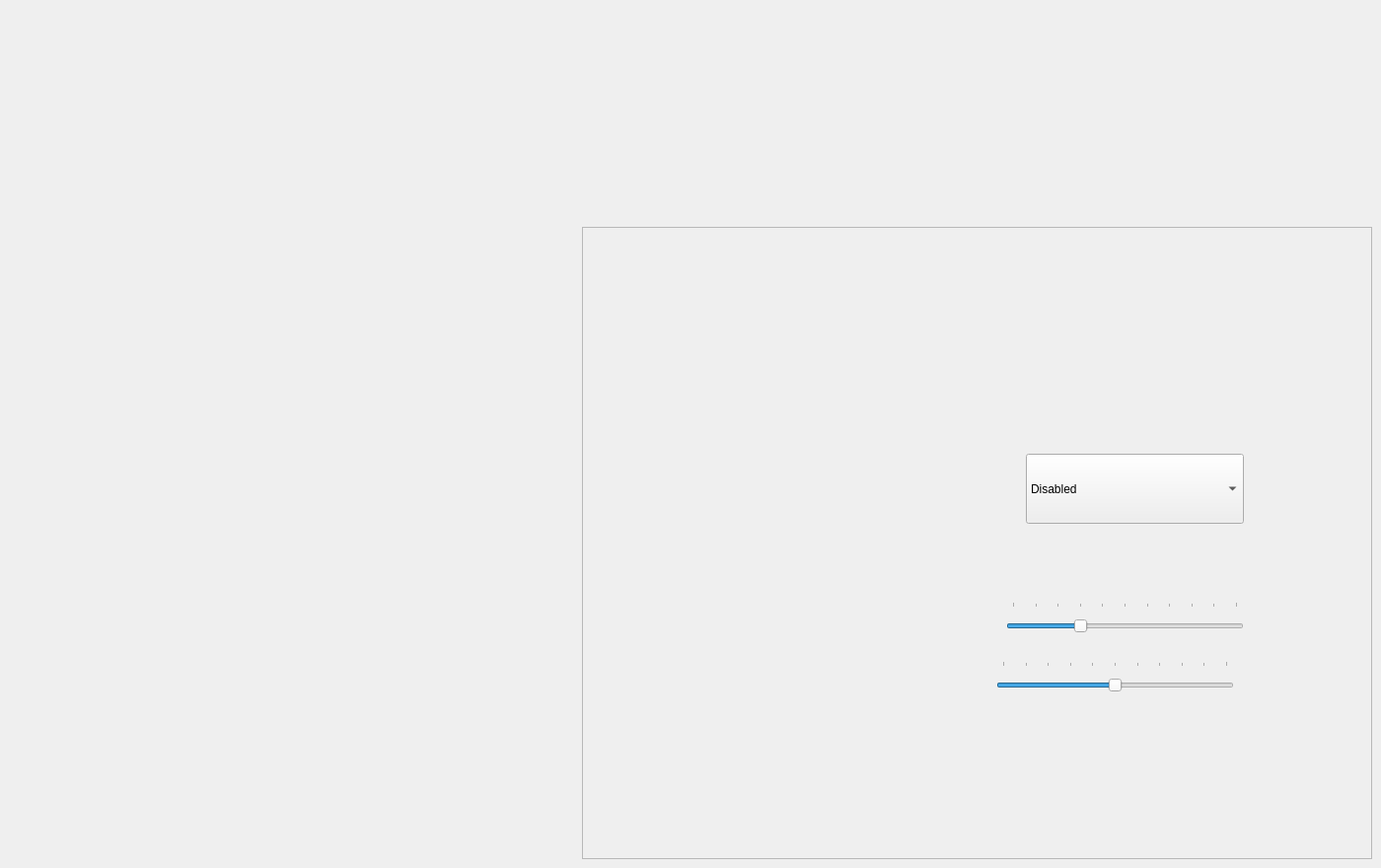
    <widget class="MainPage" name="settingsPage">
     <property name="sizePolicy">
      <sizepolicy hsizetype="Expanding" vsizetype="Expanding">
       <horstretch>0</horstretch>
       <verstretch>0</verstretch>
      </sizepolicy>
     </property>
     <property name="minimumSize">
      <size>
       <width>1280</width>
       <height>720</height>
      </size>
     </property>
     <property name="maximumSize">
      <size>
       <width>3840</width>
       <height>2160</height>
      </size>
     </property>
     <property name="styleSheet">
      <string notr="true"/>
     </property>
     <widget class="QFrame" name="settingsBackgroundFrame">
      <property name="geometry">
       <rect>
        <x>590</x>
        <y>230</y>
        <width>801</width>
        <height>641</height>
       </rect>
      </property>
      <property name="styleSheet">
       <string notr="true">QFrame {
	
	border-image: url(:/resources/settingsBackground.png);
}</string>
      </property>
      <property name="frameShape">
       <enum>QFrame::Shape::StyledPanel</enum>
      </property>
      <property name="frameShadow">
       <enum>QFrame::Shadow::Raised</enum>
      </property>
      <widget class="QComboBox" name="colourblindModeBox">
       <property name="geometry">
        <rect>
         <x>450</x>
         <y>230</y>
         <width>221</width>
         <height>71</height>
        </rect>
       </property>
       <item>
        <property name="text">
         <string>Disabled</string>
        </property>
       </item>
       <item>
        <property name="text">
         <string>Protanopia</string>
        </property>
       </item>
       <item>
        <property name="text">
         <string>Deuternopia</string>
        </property>
       </item>
       <item>
        <property name="text">
         <string>Tritanopia</string>
        </property>
       </item>
       <item>
        <property name="text">
         <string>Monochromacy</string>
        </property>
       </item>
      </widget>
      <widget class="QSlider" name="musicVolumeSlider">
       <property name="geometry">
        <rect>
         <x>430</x>
         <y>380</y>
         <width>241</width>
         <height>41</height>
        </rect>
       </property>
       <property name="maximum">
        <number>100</number>
       </property>
       <property name="singleStep">
        <number>1</number>
       </property>
       <property name="value">
        <number>30</number>
       </property>
       <property name="orientation">
        <enum>Qt::Orientation::Horizontal</enum>
       </property>
       <property name="tickPosition">
        <enum>QSlider::TickPosition::TicksAbove</enum>
       </property>
      </widget>
      <widget class="QSlider" name="sfxVolumeSlider">
       <property name="geometry">
        <rect>
         <x>420</x>
         <y>440</y>
         <width>241</width>
         <height>41</height>
        </rect>
       </property>
       <property name="maximum">
        <number>100</number>
       </property>
       <property name="value">
        <number>50</number>
       </property>
       <property name="orientation">
        <enum>Qt::Orientation::Horizontal</enum>
       </property>
       <property name="tickPosition">
        <enum>QSlider::TickPosition::TicksAbove</enum>
       </property>
      </widget>
      <widget class="QPushButton" name="resetButton">
       <property name="geometry">
        <rect>
         <x>630</x>
         <y>480</y>
         <width>161</width>
         <height>161</height>
        </rect>
       </property>
       <property name="styleSheet">
        <string notr="true">/* Default Button Image */
QPushButton {
    border-image: url(:/resources/resetButton.png) 240 240 240 240 stretch stretch;
    border: none; /* Remove border */
    padding: 0px;
}

/* Hover Effect: Show Darker Image */
QPushButton:hover {
    border-image: url(:/resources/resetButton.png) 240 240 240 240 stretch stretch;
}

/* Click Effect: Expand Image */
QPushButton:pressed {
    border-image: url(:/resources/resetButton.png) 240 240 240 240 stretch stretch;
    padding: -5px; /* Reduces padding to create a zoom-in effect */
    border-width: 2px; 
}</string>
       </property>
       <property name="text">
        <string/>
       </property>
      </widget>
      <widget class="QPushButton" name="returnFromSettingsButton">
       <property name="geometry">
        <rect>
         <x>0</x>
         <y>479</y>
         <width>161</width>
         <height>161</height>
        </rect>
       </property>
       <property name="sizePolicy">
        <sizepolicy hsizetype="Fixed" vsizetype="Fixed">
         <horstretch>0</horstretch>
         <verstretch>0</verstretch>
        </sizepolicy>
       </property>
       <property name="minimumSize">
        <size>
         <width>0</width>
         <height>0</height>
        </size>
       </property>
       <property name="maximumSize">
        <size>
         <width>16777215</width>
         <height>16777215</height>
        </size>
       </property>
       <property name="styleSheet">
        <string notr="true">/* Default Button Image */
QPushButton {
    border-image: url(:/resources/ReturnButton.png) 240 240 240 240 stretch stretch;
    border: none; /* Remove border */
    padding: 0px;
}

/* Hover Effect: Show Darker Image */
QPushButton:hover {
    border-image: url(:/resources/ReturnDarkButton.png) 240 240 240 240 stretch stretch;
}

/* Click Effect: Expand Image */
QPushButton:pressed {
    border-image: url(:/resources/ReturnDarkButton.png) 240 240 240 240 stretch stretch;
    padding: -5px; /* Reduces padding to create a zoom-in effect */
    border-width: 2px; 
}</string>
       </property>
       <property name="text">
        <string/>
       </property>
      </widget>
     </widget>
     <widget class="QLabel" name="settingsLabel">
      <property name="geometry">
       <rect>
        <x>620</x>
        <y>-40</y>
        <width>711</width>
        <height>561</height>
       </rect>
      </property>
      <property name="text">
       <string/>
      </property>
      <property name="pixmap">
       <pixmap resource="lessonsImages.qrc">:/lessons/lessonsImages/settingsLabel.png</pixmap>
      </property>
      <property name="scaledContents">
       <bool>true</bool>
      </property>
     </widget>
    </widget>
